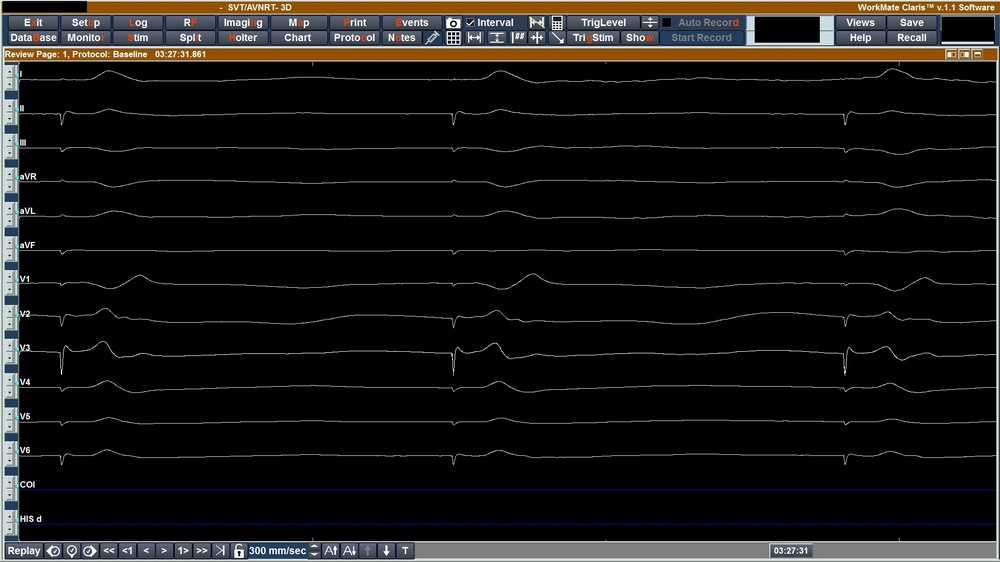
#> input picture input/P5_1.JPG, 1000 x 562 px, shrunk from 1920 x 1080 before the run; its folder holds only this picture in this run
$ python -i extract_ecg_scan_clean.py   (imports and definitions only)
#> lines starting #> are read from the running program, lines starting #| are printed output that depends on the picture; after the words box and inside, x2 and y2 are one past the last pixel; in counts of white or black regions, pixels touching at a corner belong together
from pathlib import Path

import cv2
import numpy as np
import pandas as pd


LEADS = ["I", "II", "III", "aVR", "aVL", "aVF", "V1", "V2", "V3", "V4", "V5", "V6"]

DEFAULT_BIG_SQUARE_PX = 46.5
MS_PER_BIG_SQUARE = 200.0
SIGNAL_GRAY_LIMITS = (135, 140, 145)

LEFT_LEADS = LEADS[:6]
RIGHT_LEADS = LEADS[6:]


def read_image(path):
    img = cv2.imread(str(path), cv2.IMREAD_COLOR)
    if img is None:
        raise ValueError(f"Cannot read image: {path}")
    return img


def gaussian_smooth(values, sigma):
    radius = max(1, int(4 * sigma))
    xs = np.arange(-radius, radius + 1)
    kernel = np.exp(-(xs ** 2) / (2 * sigma ** 2))
    kernel /= kernel.sum()

    padded = np.pad(values, radius, mode="edge")
    return np.convolve(padded, kernel, mode="valid")


def red_grid_enhancement(img):
    b, g, r = cv2.split(img)
    redness = 2.0 * r.astype(np.float32) - g.astype(np.float32) - b.astype(np.float32)
    redness = cv2.GaussianBlur(redness, (3, 3), 0)
    background = cv2.GaussianBlur(redness, (0, 0), 25)
    return redness - background


def make_red_grid_mask(img):
    gray = cv2.cvtColor(img, cv2.COLOR_BGR2GRAY)
    enhanced = red_grid_enhancement(img)
    threshold = max(6.0, float(np.percentile(enhanced, 90)))

    mask = ((enhanced > threshold) & (gray > 90)).astype(np.uint8) * 255
    mask = cv2.morphologyEx(mask, cv2.MORPH_OPEN, cv2.getStructuringElement(cv2.MORPH_RECT, (2, 2)))
    mask = cv2.morphologyEx(mask, cv2.MORPH_CLOSE, cv2.getStructuringElement(cv2.MORPH_RECT, (5, 1)))

    return mask


def normalize_line_angle(angle):
    while angle <= -90.0:
        angle += 180.0
    while angle > 90.0:
        angle -= 180.0
    return angle


def detect_grid_line_angles(img):
    grid_mask = make_red_grid_mask(img)
    h, w = grid_mask.shape
    min_side = min(h, w)

    lines = cv2.HoughLinesP(
        grid_mask,
        rho=1,
        theta=np.pi / 180.0,
        threshold=max(30, int(round(0.03 * min_side))),
        minLineLength=max(25, int(round(0.03 * min_side))),
        maxLineGap=8,
    )

    horizontal_angles = []
    vertical_deviations = []

    if lines is None:
        return horizontal_angles, vertical_deviations

    for x1, y1, x2, y2 in lines.reshape(-1, 4):
        dx = float(x2 - x1)
        dy = float(y2 - y1)
        length = float(np.hypot(dx, dy))

        if length < max(25.0, 0.03 * float(min_side)):
            continue

        angle = normalize_line_angle(float(np.degrees(np.arctan2(dy, dx))))

        if abs(angle) <= 25.0:
            horizontal_angles.append(angle)
        elif abs(abs(angle) - 90.0) <= 25.0:
            if angle >= 0.0:
                vertical_deviations.append(angle - 90.0)
            else:
                vertical_deviations.append(angle + 90.0)

    return horizontal_angles, vertical_deviations


def grid_alignment_score(img):
    horizontal_angles, vertical_deviations = detect_grid_line_angles(img)

    if len(horizontal_angles) < 6 or len(vertical_deviations) < 6:
        return np.inf, {
            "horizontal_count": len(horizontal_angles),
            "vertical_count": len(vertical_deviations),
            "median_angle": np.nan,
        }

    horizontal_angles = np.asarray(horizontal_angles, dtype=float)
    vertical_deviations = np.asarray(vertical_deviations, dtype=float)

    median_h = float(np.median(horizontal_angles))
    median_v = float(np.median(vertical_deviations))
    median_angle = float(np.median([median_h, median_v]))

    mad_h = float(np.median(np.abs(horizontal_angles - median_h)))
    mad_v = float(np.median(np.abs(vertical_deviations - median_v)))

    score = 0.5 * (abs(median_h) + abs(median_v)) + 0.35 * (mad_h + mad_v)

    return float(score), {
        "horizontal_count": int(len(horizontal_angles)),
        "vertical_count": int(len(vertical_deviations)),
        "median_angle": median_angle,
        "horizontal_angle": median_h,
        "vertical_deviation": median_v,
    }


# [41 lines left out: functions rotate_keep_size, affine_grid_align, not called in this run]


def choose_grid_rectified_image(img):
    before_score, before_info = grid_alignment_score(img)

    info = {
        "used": False,
        "before_score": before_score,
        "after_score": before_score,
        "angle": before_info.get("median_angle", np.nan),
        "reason": "grid_not_detected",
    }

    if not np.isfinite(before_score):
        return img, info

    angle = float(before_info.get("median_angle", np.nan))

    if not np.isfinite(angle):
        return img, info

    horizontal_angle = float(before_info.get("horizontal_angle", angle))
    vertical_deviation = float(before_info.get("vertical_deviation", angle))

    candidates = []

    if abs(angle) >= 0.25:
        for correction_angle in (-angle, angle):
            corrected = rotate_keep_size(img, correction_angle)
            after_score, _ = grid_alignment_score(corrected)
            candidates.append((after_score, correction_angle, corrected, "rotation"))

    if abs(horizontal_angle) >= 0.25 or abs(vertical_deviation) >= 0.25:
        corrected = affine_grid_align(img, horizontal_angle, vertical_deviation)

        if corrected is not None:
            after_score, _ = grid_alignment_score(corrected)
            candidates.append((after_score, 0.0, corrected, "affine"))

    if not candidates:
        info["reason"] = "grid_already_aligned"
        return img, info

    best_score, best_angle, best_img, best_method = min(candidates, key=lambda item: item[0])
    info["after_score"] = float(best_score)
    info["angle"] = float(best_angle)
    info["method"] = best_method

    if np.isfinite(best_score) and best_score < 0.90 * before_score:
        info["used"] = True
        info["reason"] = "accepted"
        return best_img, info

    info["reason"] = "no_improvement"
    return img, info


# [42 lines left out: functions estimate_period_from_profile, estimate_big_square_px, not called in this run]


def make_photo_signal_mask(img):
    gray = cv2.cvtColor(img, cv2.COLOR_BGR2GRAY)
    background = cv2.GaussianBlur(gray, (0, 0), 25)
    dark = cv2.subtract(background, gray)

    threshold = max(16.0, float(np.percentile(dark, 90)))
    red_enhanced = red_grid_enhancement(img)
    red_grid = (red_enhanced > 10.0) & (gray > 115) & (dark < 70)

    for gray_limit in SIGNAL_GRAY_LIMITS:
        mask = (dark > threshold) & (gray < gray_limit) & ~red_grid

        if mask.mean() >= 0.003:
            return mask.astype(bool), dark

    return mask.astype(bool), dark


# [53 lines left out: functions contiguous_runs, estimate_flat_baseline, not called in this run]


def detect_divider_x(mask):
    h, w = mask.shape
    y0 = int(round(0.06 * h))
    y1 = int(round(0.88 * h))
    x0 = int(round(0.45 * w))
    x1 = int(round(0.55 * w))

    profile = mask[y0:y1, :].sum(axis=0).astype(float)
    profile = gaussian_smooth(profile, sigma=6.0)

    if x1 <= x0:
        return int(round(0.50 * w))

    return int(x0 + np.argmin(profile[x0:x1]))


def pick_strong_row_peaks(profile, y_offset, expected_count, min_spacing):
    profile = gaussian_smooth(profile.astype(float), sigma=3.0)

    if profile.max() <= 0:
        return []

    threshold = max(float(np.percentile(profile, 80)), float(profile.max()) * 0.18)
    peaks = []

    for idx in range(2, len(profile) - 2):
        if profile[idx] >= profile[idx - 1] and profile[idx] > profile[idx + 1] and profile[idx] >= threshold:
            peaks.append((idx + y_offset, float(profile[idx])))

    selected = []

    for y, score in sorted(peaks, key=lambda item: item[1], reverse=True):
        if all(abs(float(y) - float(existing_y)) >= min_spacing for existing_y, _ in selected):
            selected.append((int(y), float(score)))

        if len(selected) >= expected_count:
            break

    return sorted(y for y, _ in selected)


def detect_side_row_centers(mask, x0, x1, expected_count=6):
    h, _ = mask.shape
    y0 = int(round(0.05 * h))
    y1 = int(round(0.90 * h))
    x0 = int(np.clip(x0, 0, mask.shape[1] - 2))
    x1 = int(np.clip(x1, x0 + 2, mask.shape[1]))

    profile = mask[y0:y1, x0:x1].sum(axis=1).astype(float)
    min_spacing = max(35, int(round(0.07 * h)))
    centers = pick_strong_row_peaks(profile, y0, expected_count, min_spacing)

    if len(centers) != expected_count:
        raise ValueError("Cannot detect row centers")

    return [float(y) for y in centers]


# [16 lines left out: function build_row_windows, not called in this run]


def detect_photo_layout(img_shape, mask):
    h, w = img_shape[:2]
    divider_x = detect_divider_x(mask)
    side_gap = max(24, int(round(0.022 * w)))

    left_x0 = int(round(0.035 * w))
    left_x1 = max(left_x0 + 80, divider_x - side_gap)
    right_x0 = min(w - 80, divider_x + side_gap)
    right_x1 = int(round(0.972 * w))

    left_centers = detect_side_row_centers(mask, left_x0, left_x1, expected_count=6)
    right_centers = detect_side_row_centers(mask, right_x0, right_x1, expected_count=6)
    left_windows = build_row_windows(left_centers, h)
    right_windows = build_row_windows(right_centers, h)

    rects = {}

    for lead, (y0, y1) in zip(LEFT_LEADS, left_windows):
        rects[lead] = (left_x0, left_x1, y0, y1)

    for lead, (y0, y1) in zip(RIGHT_LEADS, right_windows):
        rects[lead] = (right_x0, right_x1, y0, y1)

    layout_debug = {
        "divider_x": divider_x,
        "left_centers": left_centers,
        "right_centers": right_centers,
        "left_x": (left_x0, left_x1),
        "right_x": (right_x0, right_x1),
    }

    return rects, layout_debug


def vertical_segments(ys):
    return contiguous_runs(ys, max_gap=2)


# [468 lines left out: functions build_column_groups, choose_column_group, track_column_groups, choose_group_point, refine_group_edges, fill_short_nan_gaps and 5 more, not called in this run]


def extract_scan_image(img, return_debug=False):
    rectified = img.copy()
    mask, dark = make_photo_signal_mask(rectified)
    layout_rects, layout_debug = detect_photo_layout(rectified.shape, mask)

    big_square_px = estimate_big_square_px(rectified)
    ms_per_px = MS_PER_BIG_SQUARE / big_square_px

    raw_leads = {}
    y_values = {}
    baselines = {}
    rects = {}
    durations = []

    for lead in LEADS:
        rect = layout_rects[lead]
        baseline_y = estimate_flat_baseline(mask, rect)
        amplitude, ys, baseline = trace_roi(
            mask=mask,
            dark=dark,
            rect=rect,
            baseline_y=baseline_y,
        )

        raw_leads[lead] = amplitude
        y_values[lead] = ys
        baselines[lead] = baseline
        rects[lead] = rect
        durations.append((len(amplitude) - 1) * ms_per_px)

    duration_ms = max(1.0, float(np.floor(min(durations))))
    out_time = np.arange(0.0, duration_ms + 1.0, 1.0)

    result = {"time_ms": out_time}

    for lead in LEADS:
        raw_time = np.arange(len(raw_leads[lead]), dtype=float) * ms_per_px
        result[lead] = np.interp(out_time, raw_time, raw_leads[lead])

    df = pd.DataFrame(result)
    df["time_ms"] = df["time_ms"].round(0).astype(float)

    for lead in LEADS:
        df[lead] = df[lead].round(0).astype(int)

    bpm, bpm_lead, bpm_peaks = estimate_bpm(raw_leads, ms_per_px)

    if not return_debug:
        return df, bpm, bpm_lead

    debug = {
        "rectified": rectified,
        "mask": mask,
        "dark": dark,
        "big_square_px": big_square_px,
        "ms_per_px": ms_per_px,
        "rects": rects,
        "y_values": y_values,
        "baselines": baselines,
        "raw_leads": raw_leads,
        "bpm_peaks": bpm_peaks,
        "layout": layout_debug,
    }

    return df, bpm, bpm_lead, debug


# [25 lines left out: function save_debug_images, not called in this run]


def process_image(image_path, output_dir, debug=False):
    image_path = Path(image_path)
    output_dir = Path(output_dir)
    output_dir.mkdir(parents=True, exist_ok=True)

    img = read_image(image_path)
#> in read_image, img is the input picture: shape (562, 1000, 3); mean B, G, R 20.4, 22.2, 23.8
    img, rectification_info = choose_grid_rectified_image(img)
#> in red_grid_enhancement, `background = cv2.GaussianBlur(redness, (0, 0), 25)`:
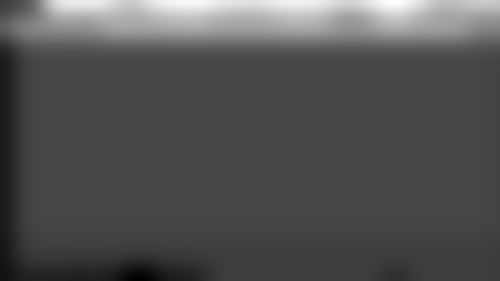
#> background: shape (562, 1000) float32 (shown at 1/2 size); min -29.97, max 77.87, mean 5; drawn with min black and max white
#> in red_grid_enhancement, `return redness - background`:
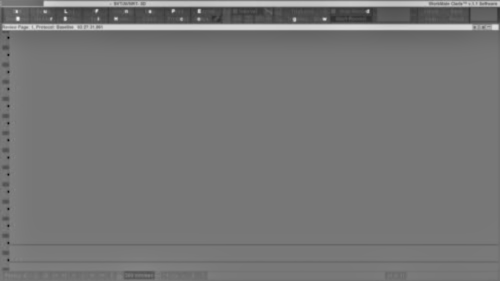
#> returned value: shape (562, 1000) float32 (shown at 1/2 size); min -219.8, max 250.4, mean 0; drawn with min black and max white
#> in make_red_grid_mask, `threshold = max(6.0, float(np.percentile(enhanced, 90)))`: threshold = 6
#> in make_red_grid_mask, `mask = ((enhanced > threshold) & (gray > 90)).astype(np.uint8) * 255`:
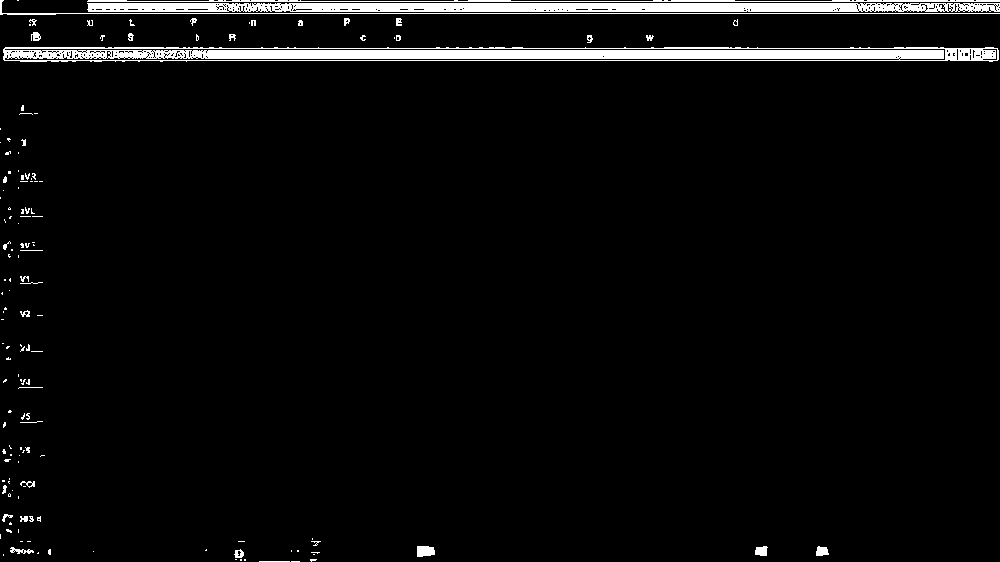
#> mask: shape (562, 1000); 4.1% white; 148 white regions (109 under 20 px), largest, box (x1, y1, x2, y2) and area: (3, 47, 999, 62) 11006, (87, 3, 1000, 12) 7557, (87, 0, 1000, 2) 1304
#> in make_red_grid_mask, `mask = cv2.morphologyEx(mask, cv2.MORPH_CLOSE, cv2.getStructuringEleme..`:
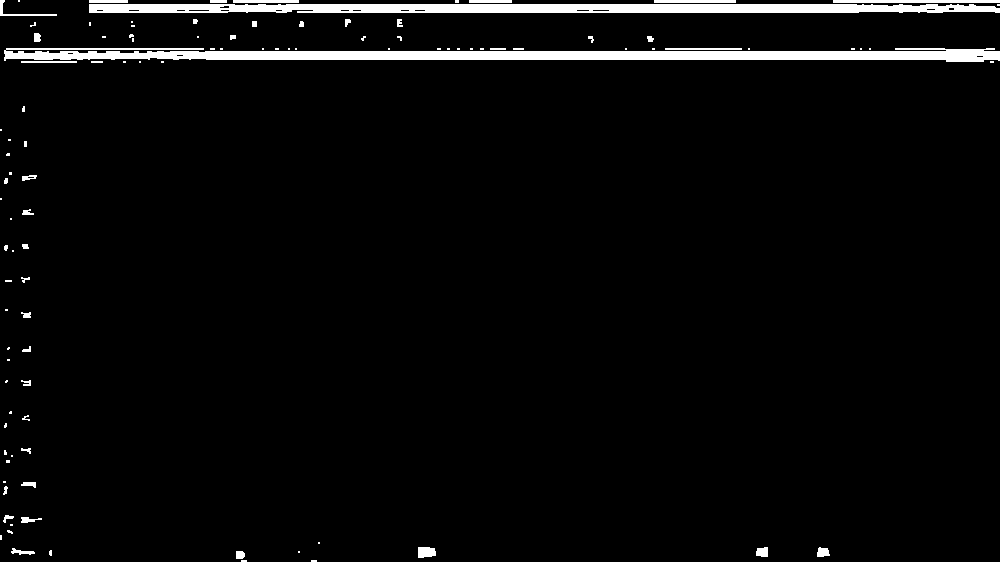
#> mask: shape (562, 1000); 3.7% white; 106 white regions (63 under 20 px), largest, box (x1, y1, x2, y2) and area: (4, 48, 1000, 62) 9307, (89, 4, 1000, 13) 7641, (833, 0, 1000, 3) 501
#> in detect_grid_line_angles, `lines = cv2.HoughLinesP( grid_mask, rho=1, theta=np.pi / 180.0, thresh..`: lines = 43 rows, first 6: [89, 9, 999, 9], [5, 56, 999, 56], [5, 54, 999, 54], [4, 58, 999, 58], [5, 55, 999, 55], [206, 59, 999, 59]
#> the loop in detect_grid_line_angles, `for x1, y1, x2, y2 in lines.reshape(-1, 4):` made 43 passes
#> (x1, y1, x2, y2, dx, dy, length, angle) on passes 1 to 8: (89, 9, 999, 9, 910, 0, 910, 0), (5, 56, 999, 56, 994, 0, 994, 0), (5, 54, 999, 54, 994, 0, 994, 0), (4, 58, 999, 58, 995, 0, 995, 0), (5, 55, 999, 55, 994, 0, 994, 0), (206, 59, 999, 59, 793, 0, 793, 0), (134, 51, 999, 51, 865, 0, 865, 0), (4, 57, 999, 57, 995, 0, 995, 0)
#> after the loop in detect_grid_line_angles, `for x1, y1, x2, y2 in lines.reshape(-1, 4):`: horizontal_angles = 43 values, max 4.76 at index 40, min -1.51 at index 37, mean 0.139; vertical_deviations = []
#> in choose_grid_rectified_image, `before_score, before_info = grid_alignment_score(img)`: before_score = inf; before_info = {'horizontal_count': 43, 'vertical_count': 0, 'median_angle': nan}
#> in choose_grid_rectified_image, `info = { "used": False, "before_score": before_score, "after_score": b..`: info = {'used': False, 'before_score': inf, 'after_score': inf, 'angle': nan, 'reason': 'grid_not_detected'}
#> rectification_info has the same summary as info in choose_grid_rectified_image

    before_score = rectification_info["before_score"]
#> before_score = inf
    after_score = rectification_info["after_score"]
#> after_score = inf

    if rectification_info["used"]:
        print(
            f"{image_path.name}: grid rectification accepted "
            f"(score {before_score:.3f} -> {after_score:.3f}, "
            f"method {rectification_info.get('method', 'unknown')}, "
            f"angle {rectification_info['angle']:.2f} deg)"
        )
    else:
        reason = rectification_info["reason"]
#> reason = 'grid_not_detected'
        if np.isfinite(before_score) and np.isfinite(after_score):
            print(
                f"{image_path.name}: grid rectification skipped, original image kept "
                f"(score {before_score:.3f} -> {after_score:.3f}, reason: {reason})"
            )
        else:
            print(
                f"{image_path.name}: grid rectification skipped, original image kept "
                f"(reason: {reason})"
            )
#| P5_1.JPG: grid rectification skipped, original image kept (reason: grid_not_detected)

    if debug:
        df, bpm, bpm_lead, debug_data = extract_scan_image(img, return_debug=True)
        debug_data["rectification"] = rectification_info
    else:
        df, bpm, bpm_lead = extract_scan_image(img, return_debug=False)
#> in make_photo_signal_mask, `background = cv2.GaussianBlur(gray, (0, 0), 25)`:
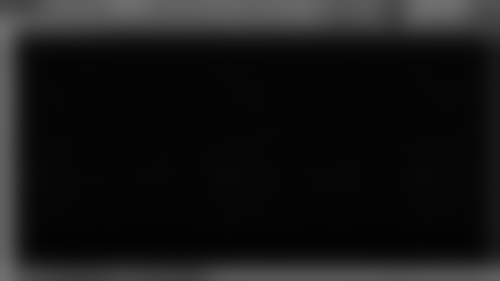
#> background: shape (562, 1000) (shown at 1/2 size); min 2, max 113, mean 22.2
#> in make_photo_signal_mask, `dark = cv2.subtract(background, gray)`:
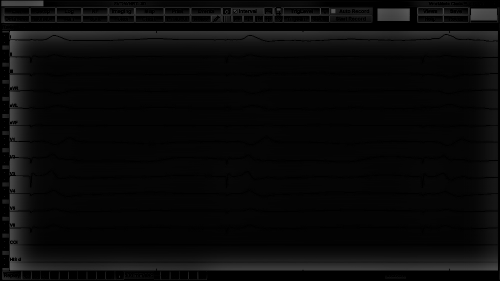
#> dark: shape (562, 1000) (shown at 1/2 size); min 0, max 104, mean 9.8
#> in make_photo_signal_mask, `threshold = max(16.0, float(np.percentile(dark, 90)))`: threshold = 29
#> the loop in make_photo_signal_mask, `for gray_limit in SIGNAL_GRAY_LIMITS:` made 1 pass
#> pass 1, in make_photo_signal_mask, `mask = (dark > threshold) & (gray < gray_limit) & ~red_grid`:
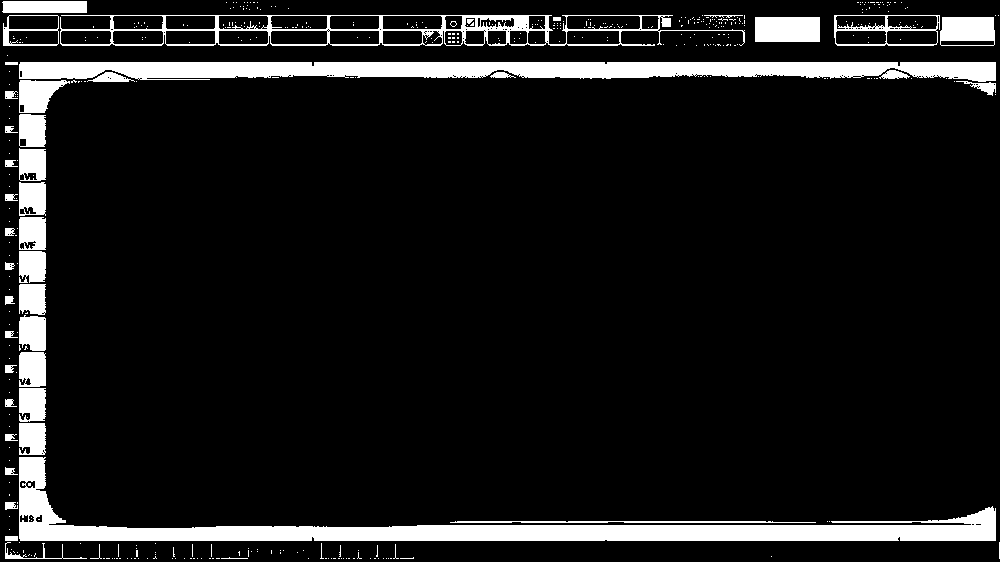
#> mask: shape (562, 1000) bool; 9.8% white; 452 white regions (407 under 20 px), largest, box (x1, y1, x2, y2) and area: (19, 457, 996, 541) 17598, (19, 62, 996, 82) 14584, (60, 15, 745, 46) 4798
#> in detect_divider_x, `profile = mask[y0:y1, :].sum(axis=0).astype(float)`: profile = 1000 values, max 413 at index 37, min 0 at index 0, mean 29.38
#> in gaussian_smooth, `padded = np.pad(values, radius, mode="edge")`: padded = 1048 values, max 413 at index 61, min 0 at index 0, mean 28.03
#> in detect_divider_x, `profile = gaussian_smooth(profile, sigma=6.0)`: profile = 1000 values, max 381.9 at index 33, min 10.13 at index 999, mean 29.27
#> in detect_photo_layout, `divider_x = detect_divider_x(mask)`: divider_x = 495
#> in detect_photo_layout, `left_x1 = max(left_x0 + 80, divider_x - side_gap)`: left_x1 = 471
#> in detect_photo_layout, `right_x0 = min(w - 80, divider_x + side_gap)`: right_x0 = 519
#> in detect_side_row_centers, `x1 = int(np.clip(x1, x0 + 2, mask.shape[1]))`: x1 = 471
#> in detect_side_row_centers, `profile = mask[y0:y1, x0:x1].sum(axis=1).astype(float)`: profile = 478 values, max 436 at index 38, min 0 at index 18, mean 28.63
#> in pick_strong_row_peaks, `profile = gaussian_smooth(profile.astype(float), sigma=3.0)`: profile = 478 values, max 427.2 at index 41, min 3.01 at index 25, mean 28.24
#> in pick_strong_row_peaks, `threshold = max(float(np.percentile(profile, 80)), float(profile.max()..`: threshold = 76.9
#> after the loop in pick_strong_row_peaks, `for idx in range(2, len(profile) - 2):`: peaks = [(44, 115), (69, 427.2)]
#> the loop in pick_strong_row_peaks, `for y, score in sorted(peaks, key=lambda item: item[1], reverse=True):` made 2 passes
#> after the loop in pick_strong_row_peaks, `for y, score in sorted(peaks, key=lambda item: item[1], reverse=True):`: selected = [(69, 427.2)]
#> in detect_side_row_centers, `centers = pick_strong_row_peaks(profile, y0, expected_count, min_spaci..`: centers = [69]
        debug_data = None

    csv_path = output_dir / f"{image_path.stem}.csv"
    df.to_csv(csv_path, index=False)

    if np.isfinite(bpm):
        print(f"{image_path.name}: BPM={bpm:.1f} (lead {bpm_lead})")
    else:
        print(f"{image_path.name}: BPM=not detected")

    print(f"saved: {csv_path}")

    if debug and debug_data is not None:
        debug_dir = output_dir / "debug"
        save_debug_images(debug_data, debug_dir / image_path.stem)


# [12 lines left out: function process_folder, not called in this run]

#> (the run stopped early here; a loop or call above may not have finished)
